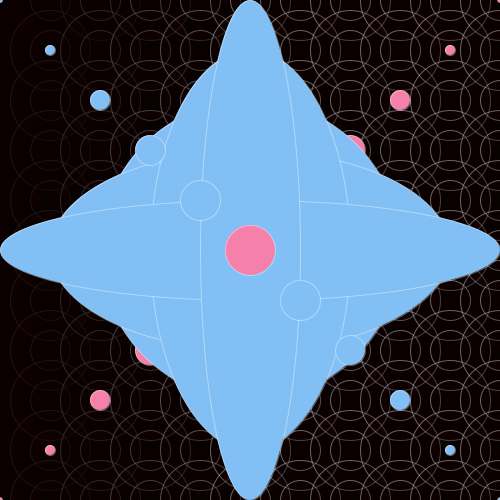
Frame 1 (no input)
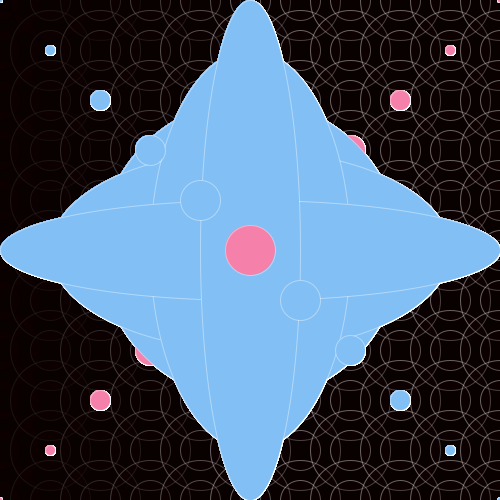
Frame 60 (the mouse pressed at the canvas centre just before this capture)
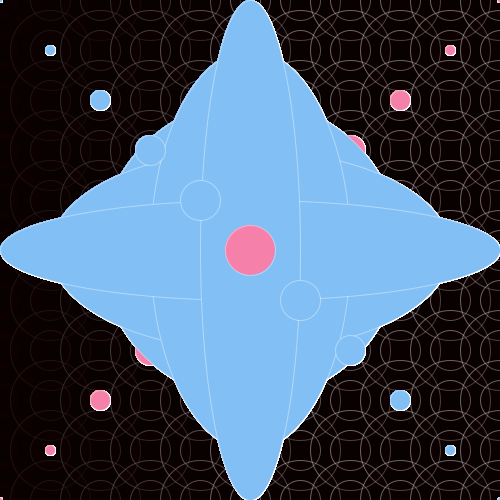
Frame 120 (the mouse held since frame 60 and released just before this capture)

The Processing sketch that drew these frames (run headless with seeded random() and noise(); from frame 60 on, the mouse is pressed at the canvas centre):

// Processing sketch: processing_173642
// ── processing_173642.pde

void setup () {
size (500,500);
background(0);


for (int a=0;a<700;a+=50){
  for (int b=0;b<700;b+=50){
fill (25,0,0,50);
ellipse (a,b,80,80);
stroke(a,a,a, 100);

ellipse (a,b,40,40);

}
}}

void draw (){
 
smooth();

 
  
 //stroke(0);
fill(#F581AB);
ellipse(500, 0, 5, 5);
ellipse(450, 50, 10, 10);
ellipse(400, 100, 20, 20);
ellipse(350, 150, 30, 30);
ellipse(300, 200, 40, 40);
ellipse(250, 250, 50, 50);
ellipse(200, 300, 40, 40);
ellipse(150, 350, 30, 30);
ellipse(100, 400, 20, 20);
ellipse(50, 450, 10, 10);
ellipse(0, 500, 5, 5);
fill(#81BFF5);
ellipse(250,250,300,300);
ellipse(250,250,100,100);
ellipse(250,250,200,200);
ellipse(250,250,400,200);
ellipse(250,250,200,400);
ellipse(250,250,500,100);
ellipse(250,250,100,500);
 
ellipse(0, 0, 5, 5);
ellipse(50, 50, 10, 10);
ellipse(100, 100, 20, 20);
ellipse(150, 150, 30, 30);
ellipse(200, 200, 40, 40);
ellipse(300, 300, 40, 40);
ellipse(350, 350, 30, 30);
ellipse(400, 400, 20, 20);
ellipse(450, 450, 10, 10);
ellipse(500, 500, 5, 5);
//stroke(255,28,3,50);
fill(#F581AB);
ellipse(250, 250, 50, 50);
}
